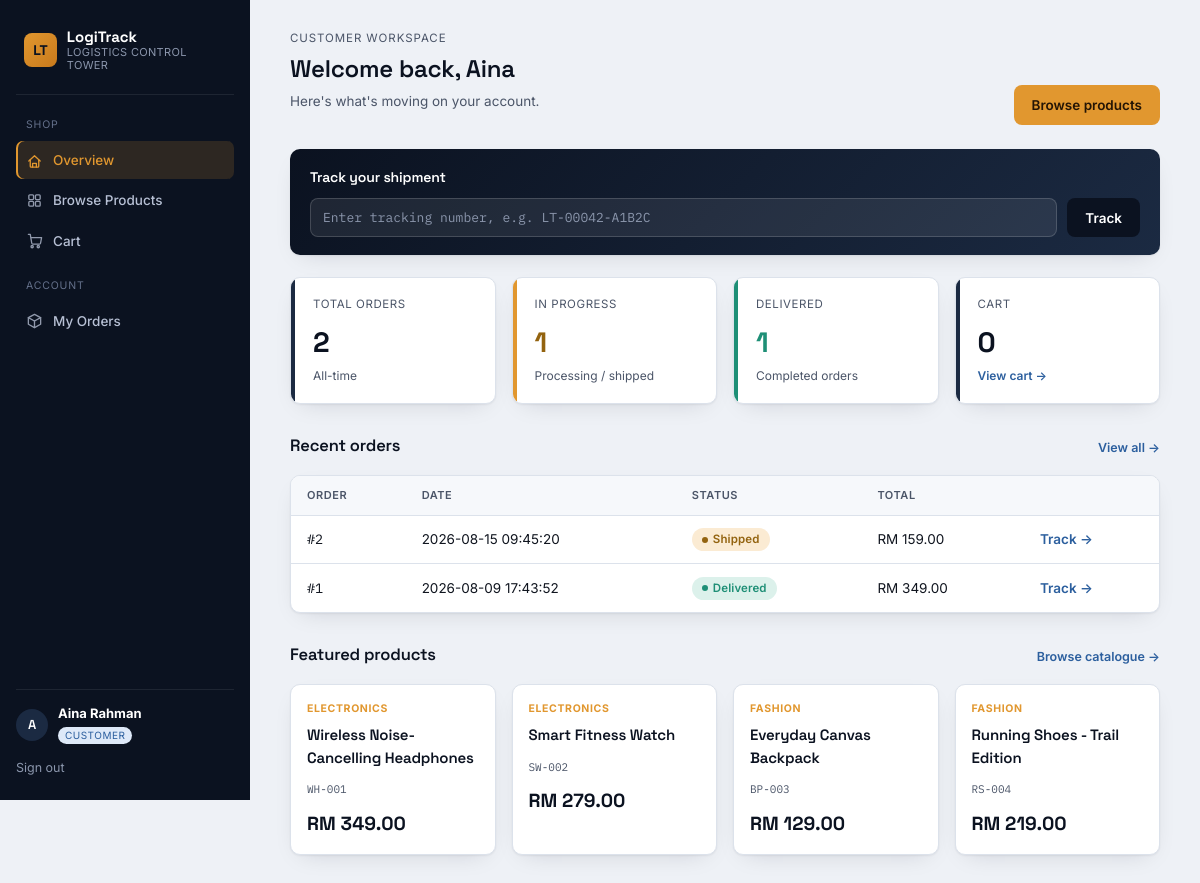
/customer (signed in), run on the app's committed database.
### tables this page shows
CREATE TABLE users (
    user_id         INTEGER PRIMARY KEY AUTOINCREMENT,
    username        TEXT UNIQUE NOT NULL,
    password_hash   TEXT NOT NULL,
    role            TEXT NOT NULL CHECK(role IN ('customer','warehouse','admin')),
    full_name       TEXT NOT NULL,
    email           TEXT,
    phone           TEXT,
    address         TEXT,
    warehouse_id    INTEGER REFERENCES warehouses(warehouse_id),
    is_active       INTEGER NOT NULL DEFAULT 1,
    register_date   TEXT DEFAULT (datetime('now'))
);

CREATE TABLE orders (
    order_id        INTEGER PRIMARY KEY AUTOINCREMENT,
    customer_id     INTEGER NOT NULL REFERENCES users(user_id),
    order_date      TEXT DEFAULT (datetime('now')),
    order_status    TEXT NOT NULL DEFAULT 'Pending Payment',
    total_amount    REAL NOT NULL DEFAULT 0
);

CREATE TABLE products (
    product_id      INTEGER PRIMARY KEY AUTOINCREMENT,
    product_name    TEXT NOT NULL,
    sku             TEXT UNIQUE NOT NULL,
    category        TEXT,
    unit_price      REAL NOT NULL,
    weight          REAL,
    product_status  TEXT DEFAULT 'Active'
);

### app.py (the view)
@app.route("/customer")
@login_required("customer")
def customer_dashboard():
    orders = g.db.execute(
        """SELECT * FROM orders WHERE customer_id=? ORDER BY order_date DESC LIMIT 5""",
        (g.user["user_id"],),
    ).fetchall()
    stats = g.db.execute(
        """SELECT COUNT(*) total,
                  SUM(CASE WHEN order_status NOT IN ('Delivered','Cancelled') THEN 1 ELSE 0 END) active,
                  SUM(CASE WHEN order_status='Delivered' THEN 1 ELSE 0 END) delivered
           FROM orders WHERE customer_id=?""",
        (g.user["user_id"],),
    ).fetchone()
    featured = g.db.execute(
        """SELECT p.*, COALESCE(SUM(i.quantity_on_hand),0) stock
           FROM products p LEFT JOIN inventory i ON i.product_id=p.product_id
           WHERE p.product_status='Active' GROUP BY p.product_id LIMIT 4"""
    ).fetchall()
    return render_template("customer/dashboard.html", orders=orders, stats=stats, featured=featured)

### app.py (called while the page is built)
@app.before_request
def load_logged_in_user():
    g.db = db.get_db()
    user_id = session.get("user_id")
    g.user = None
    if user_id:
        g.user = g.db.execute(
            "SELECT * FROM users WHERE user_id = ?", (user_id,)
        ).fetchone()
        if g.user and not g.user["is_active"]:
            session.clear()
            g.user = None

@app.context_processor
def inject_globals():
    return {"current_user": g.get("user"), "now": datetime.now()}

def login_required(role=None):
    def decorator(view):
        @wraps(view)
        def wrapped(*args, **kwargs):
            if g.user is None:
                flash("Please log in to continue.", "warning")
                return redirect(url_for("login"))
            if role and g.user["role"] != role:
                flash("You don't have access to that area.", "error")
                return redirect(url_for("home"))
            return view(*args, **kwargs)
        return wrapped
    return decorator

### database.py (called while the page is built)
def get_db():
    conn = sqlite3.connect(DB_PATH)
    conn.row_factory = sqlite3.Row
    conn.execute("PRAGMA foreign_keys = ON")
    return conn

### templates/customer/dashboard.html (shortened to what this page needs)
{% extends "base.html" %}
{% from "_macros.html" import order_status_pill, kpi %}
{% block content %}
<div class="page-head"> <div> <span class="eyebrow">Customer workspace</span> <h1>Welcome back, {{ current_user.full_name.split(' ')[0] }}</h1>
<p class="desc">Here's what's moving on your account.</p>
</div>
<a href="{{ url_for('customer_products') }}" class="btn btn-amber">Browse products</a> </div>
<div class="card track-widget"> <h3>Track your shipment</h3>
<form method="GET" action="{{ url_for('customer_track_shipment') }}"> <input type="text" name="tracking_number" placeholder="Enter tracking number, e.g. LT-00042-A1B2C" required> <button type="submit" class="btn btn-primary">Track</button> </form>
</div>
<div class="grid grid-4">
{% call kpi('Total orders', stats.total or 0) %}All-time{% endcall %}
{% call kpi('In progress', stats.active or 0, 'amber') %}Processing / shipped{% endcall %}
{% call kpi('Delivered', stats.delivered or 0, 'teal') %}Completed orders{% endcall %}
{% call kpi('Cart', session.get('cart', {}) | length) %}<a href="{{ url_for('customer_cart') }}" class="link-plain">View cart →</a>{% endcall %}
</div>
<div class="section"> <div class="section-head"> <h2>Recent orders</h2>
<a href="{{ url_for('customer_orders') }}" class="see-all">View all →</a> </div>
<div class="table-wrap"> <table> <thead><tr><th>Order</th><th>Date</th><th>Status</th><th>Total</th><th></th></tr></thead>
<tbody>
{% for o in orders %}
<tr> <td class="mono">#{{ o.order_id }}</td> <td>{{ o.order_date }}</td> <td>{{ order_status_pill(o.order_status) }}</td> <td>RM {{ "%.2f"|format(o.total_amount) }}</td> <td><a href="{{ url_for('customer_order_detail', order_id=o.order_id) }}" class="link-plain">Track →</a></td> </tr>
{% else %}
<tr class="empty-row"><td colspan="5">No orders yet — your first order will appear here.</td></tr>
{% endfor %}
</tbody>
</table>
</div>
</div>
<div class="section"> <div class="section-head"> <h2>Featured products</h2>
<a href="{{ url_for('customer_products') }}" class="see-all">Browse catalogue →</a> </div>
<div class="grid grid-4">
{% for p in featured %}
<div class="product-card"> <span class="cat">{{ p.category }}</span> <h3>{{ p.product_name }}</h3>
<span class="sku">{{ p.sku }}</span> <div class="price">RM {{ "%.2f"|format(p.unit_price) }}</div>
</div>
{% endfor %}
</div>
</div>
{% endblock %}

### templates/base.html (shortened to what this page needs)
<!DOCTYPE html>
<html lang="en">
<head>
<link rel="stylesheet" href="{{ url_for('static', filename='style.css') }}">
</head>
<body class="{% if not current_user %}guest{% endif %}">
{% from "_icons.html" import icon %}
{% if current_user %}
<div class="shell">
<aside class="sidebar">
<div class="brand"> <span class="brand-mark">LT</span> <div class="brand-text"> <strong>LogiTrack</strong> <span>Logistics Control Tower</span> </div> </div>
<nav class="nav">
{% if current_user.role == 'customer' %}
<span class="nav-label">Shop</span>
<a href="{{ url_for('customer_dashboard') }}" class="{{ 'active' if request.endpoint=='customer_dashboard' }}">{{ icon('home') }}Overview</a>
<a href="{{ url_for('customer_products') }}" class="{{ 'active' if request.endpoint=='customer_products' }}">{{ icon('grid') }}Browse Products</a>
<a href="{{ url_for('customer_cart') }}" class="{{ 'active' if request.endpoint=='customer_cart' }}">{{ icon('cart') }}Cart{% set cc = session.get('cart', {}) | length %}{% if cc %}<span class="badge-count">{{ cc }}</span>{% endif %}</a>
<span class="nav-label">Account</span>
<a href="{{ url_for('customer_orders') }}" class="{{ 'active' if request.endpoint in ['customer_orders','customer_order_detail'] }}">{{ icon('package') }}My Orders</a>
{% endif %}
</nav>
<div class="sidebar-foot">
<div class="user-chip"> <span class="avatar">{{ current_user.full_name[:1] }}</span> <div> <strong>{{ current_user.full_name }}</strong> <span class="role-pill role-{{ current_user.role }}">{{ current_user.role }}</span> </div> </div>
<a href="{{ url_for('logout') }}" class="logout-link">Sign out</a>
</div>
</aside>
<main class="content">
{% block content %}{% endblock %}
</main>
</div>
{% endif %}
</body>
</html>

### templates/_macros.html (shortened to what this page needs)
{% macro kpi(title, value, accent='') %}
<div class="card kpi{% if accent %} accent-{{ accent }}{% endif %}">
  <div class="kpi-label">{{ title }}</div>
  <div class="kpi-value">{{ value }}</div>
  {% if caller %}<div class="kpi-sub">{{ caller() }}</div>{% endif %}
</div>
{% endmacro %}
{% macro order_status_pill(status) %}
{% set colors = {
  'Pending Payment': 'grey',
  'Processing': 'blue',
  'Insufficient Stock': 'red',
  'Shipped': 'amber',
  'Delivery Failed': 'red',
  'Delivered': 'teal',
  'Cancelled': 'grey'
} %}
<span class="pill pill-{{ colors.get(status, 'grey') }}">{{ status }}</span>
{% endmacro %}

### templates/_icons.html (shortened to what this page needs)
{% macro icon(name, size=17) %}
<svg class="nav-icon" width="{{ size }}" height="{{ size }}" viewBox="0 0 18 18" fill="none" stroke="currentColor" stroke-width="1.4" stroke-linecap="round" stroke-linejoin="round">{{ paths[name] | safe }}</svg>
{% endmacro %}

### data on the page
users: full_name "A", full_name "Aina Rahman", role "CUSTOMER", full_name "Aina"
orders: order_status "DELIVERED", order_id "1", order_date "2026-08-09 17:43:52", order_status "Delivered", total_amount "349.00"
orders: order_id "2", order_date "2026-08-15 09:45:20", order_status "Shipped", total_amount "159.00"
products: category "ELECTRONICS", product_name "Wireless Noise-Cancelling Headphones", sku "WH-001", unit_price "349.00"
products: category "ELECTRONICS", product_name "Smart Fitness Watch", sku "SW-002", unit_price "279.00"
products: category "FASHION", product_name "Everyday Canvas Backpack", sku "BP-003", unit_price "129.00"
products: category "FASHION", product_name "Running Shoes - Trail Edition", sku "RS-004", unit_price "219.00"

### other printed values
{{ title }} "TOTAL ORDERS IN PROGRESS CART"
{{ value }} "2 1 1 0"
